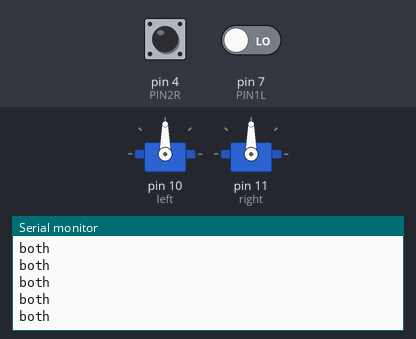
This sketch was run on a simulated Arduino Uno, built with avr-gcc and run on an emulated ATmega328P. Parts: 2 × servo, the last lines printed to the serial monitor. The test bench sets the inputs (shaded band); at power-on: pin 4 (PIN2R) LOW, pin 7 (PIN1L) LOW.

Above: at 1.2 s.
1.3 s: pin 4 (PIN2R) driven HIGH
At 2.3 s:
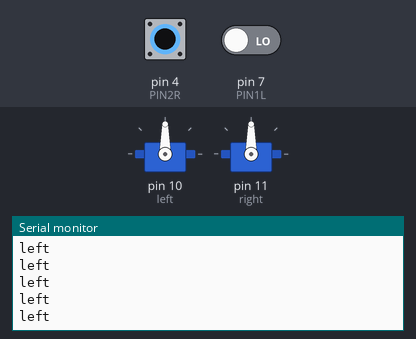
3.2 s: pin 7 (PIN1L) driven HIGH
At 3.9 s:
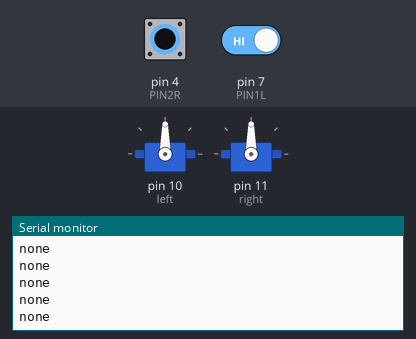
5.1 s: pin 4 (PIN2R) driven LOW
At 5.6 s:
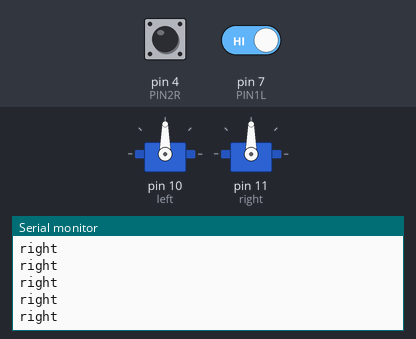
7.0 s: pin 7 (PIN1L) driven LOW
At 8.1 s:
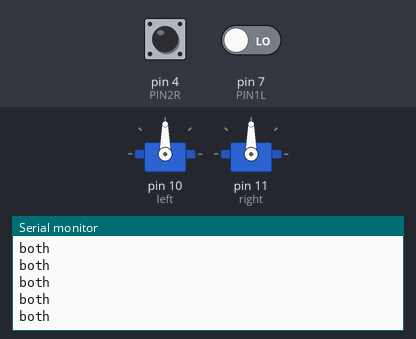
10.0 s: pin 4 (PIN2R) driven HIGH and pin 7 (PIN1L) driven HIGH
At 10.7 s:
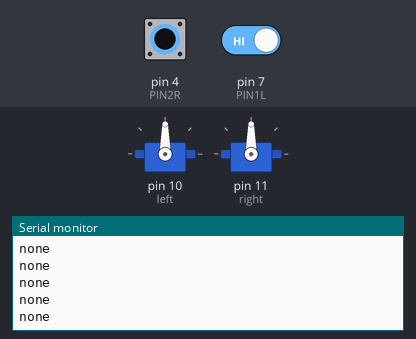

The sketch:

whiskerControl.ino
```cpp
#include <Servo.h>

Servo left, right;
const int PIN1L = 7;
const int PIN2R = 4;
const int spd = 200;

void setup() {
  Serial.begin(9600);
  pinMode(PIN1L,INPUT);
  pinMode(PIN2R,INPUT);
  left.attach(10, 1300, 1700);
  right.attach(11, 1300, 1700);
}

void loop() {
  // record
  //int l = digitalRead(PIN1L);
  //int r = digitalRead(PIN2R);
  int lr = digitalRead(PIN1L) * 10 + digitalRead(PIN2R);

  // decide + act
  // 00, 01, 10, 11
  if(lr == 11){
    //none
    Serial.println("none");
    //line(200);
  }
  else if(lr == 10){
    //right
    Serial.println("right"); /*
    line(-200);
    delay(500);
    turn(200,150,0);
    delay(500);
    */
  }

  else if(lr == 1){
    //left
    Serial.println("left");
    /*
    line(-200);
    delay(500);
    turn(200,200,1);
    delay(500);
    */
  }
  else{
    //both or left
    Serial.println("both");
    /*
    line(-200);
    delay(500);
    turn(200,400,0);
    delay(500);
    */
  }
}

void line(int spd){
  drive(spd, spd);
}

void turn(int spd, int reducAmt, bool innerWheel){
  if(innerWheel == true){
    drive(spd, spd - reducAmt);
  }
  else{
    drive(spd - reducAmt, spd);
  }
}

void drive(int leftpw, int rightpw){
  left.writeMicroseconds(1500 + leftpw);
  right.writeMicroseconds(1500 - rightpw);
}
```

Measured:
- after the input at 1.3 s, the serial monitor: prints a new line after 0.07 s (image 1)
- after the input at 3.2 s, the serial monitor: prints a new line after 0.07 s (image 2)
- after the input at 5.1 s, the serial monitor: prints a new line after 0.07 s (image 3)
- after the input at 7.0 s, the serial monitor: prints a new line after 0.07 s (image 4)
- after the input at 10.0 s, the serial monitor: prints a new line after 0.07 s (image 5)
